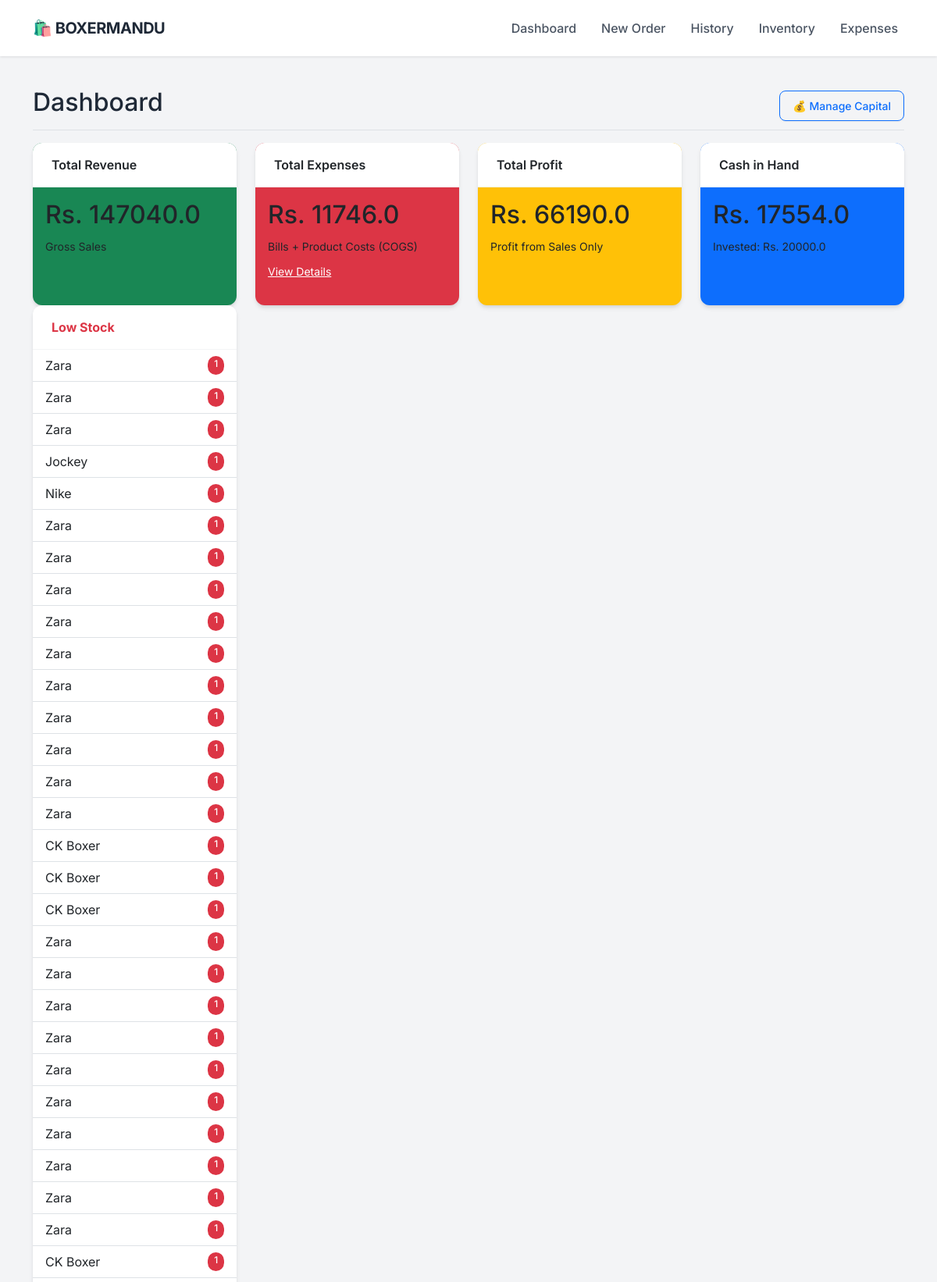
The page / (upper part) on the database its author committed.
### app.py (models this page shows)
class Product(db.Model):
    id = db.Column(db.Integer, primary_key=True)
    sku = db.Column(db.String(50), unique=True, nullable=True)
    name = db.Column(db.String(100), nullable=False)
    size = db.Column(db.String(10), nullable=False)
    cost_price = db.Column(db.Float, default=0.0)
    price = db.Column(db.Float, nullable=False)
    stock = db.Column(db.Integer, default=0)
    image = db.Column(db.String(100), nullable=True)

### app.py (the view)
@app.route('/')
def dashboard():
    total_investment = db.session.query(db.func.sum(Investment.amount)).scalar() or 0
    total_sales = db.session.query(db.func.sum(Order.total_amount)).scalar() or 0
    manual_expenses = db.session.query(db.func.sum(Expense.amount)).scalar() or 0
    current_inventory_cost = 0
    products = Product.query.all()
    for p in products:
        current_inventory_cost += (p.stock * p.cost_price)
    gross_profit = db.session.query(db.func.sum(Order.profit)).scalar() or 0
    cost_of_sold_goods = total_sales - gross_profit
    total_product_spend = current_inventory_cost + cost_of_sold_goods
    cash_in_hand = (total_investment + total_sales) - (total_product_spend + manual_expenses)
    net_profit = gross_profit # As you requested previously (Sales Profit only)
    recent_orders = Order.query.order_by(Order.date.desc()).limit(5).all()
    low_stock = Product.query.filter(Product.stock < 2, Product.stock > 0).all()
    out_of_stock = Product.query.filter(Product.stock == 0).all()
    investments = Investment.query.order_by(Investment.date.desc()).all()
    return render_template('dashboard.html',
                           sales=total_sales,
                           gross_profit=gross_profit,
                           expenses=manual_expenses,
                           net_profit=net_profit,
                           cash_in_hand=cash_in_hand, # <--- NEW DATA
                           total_investment=total_investment, # <--- NEW DATA
                           orders=recent_orders,
                           investments=investments,
                           low_stock=low_stock,
                           out_of_stock=out_of_stock)

### templates/dashboard.html (shortened to what this page needs)
{% extends "layout.html" %}
{% block content %}
<div class="d-flex justify-content-between flex-wrap flex-md-nowrap align-items-center pt-3 pb-2 mb-3 border-bottom">
    <h1 class="h2">Dashboard</h1>
    <div class="btn-toolbar mb-2 mb-md-0">
        <button type="button" class="btn btn-sm btn-outline-primary" data-bs-toggle="modal" data-bs-target="#investmentHistoryModal">
    💰 Manage Capital
</button>
    </div>
</div>
<div class="row mb-4">
    <div class="col-md-3">
        <div class="card text-dark bg-success mb-3 h-100">
            <div class="card-header">Total Revenue</div>
            <div class="card-body">
                <h2 class="card-title">Rs. {{ sales }}</h2>
                <small>Gross Sales</small>
            </div>
        </div>
    </div>
    <div class="col-md-3">
        <div class="card text-dark bg-danger mb-3 h-100">
            <div class="card-header">Total Expenses</div>
            <div class="card-body">
                <h2 class="card-title">Rs. {{ expenses }}</h2>
                <small>Bills + Product Costs (COGS)</small> <div class="mt-2">
                    <a href="/expenses" class="text-white text-decoration-underline small">View Details</a>
                </div>
            </div>
        </div>
    </div>
    <div class="col-md-3">
        <div class="card text-dark bg-warning mb-3 h-100">
            <div class="card-header">Total Profit</div>
            <div class="card-body">
                <h2 class="card-title">Rs. {{ net_profit }}</h2>
                <small>Profit from Sales Only</small>
            </div>
        </div>
    </div>
    <div class="col-md-3">
        <div class="card text-dark bg-primary mb-3 h-100">
            <div class="card-header">Cash in Hand</div>
            <div class="card-body">
                <h2 class="card-title">Rs. {{ cash_in_hand }}</h2>
                <small>Invested: Rs. {{ total_investment }}</small>
            </div>
        </div>
    </div>
    <div class="col-md-3">
        <div class="card border-danger h-100">
            <div class="card-header bg-transparent text-danger fw-bold">Low Stock</div>
            <ul class="list-group list-group-flush list-group-sm">
                {% for item in low_stock %}
                <li class="list-group-item d-flex justify-content-between">
                    <span>{{ item.name }}</span>
                    <span class="badge bg-danger rounded-pill">{{ item.stock }}</span>
                </li>
                {% endfor %}
            </ul>
        </div>
    </div>
</div>
{% endblock %}

### templates/layout.html (style rules this page uses)
:root { --primary-color: #2563eb; --bg-color: #f3f4f6; --text-dark: #1f2937; --card-shadow: 0 4px 6px -1px rgba(0, 0, 0, 0.1), 0 2px 4px -1px rgba(0, 0, 0, 0.06); }
body { font-family: 'Inter', sans-serif; background-color: var(--bg-color); color: var(--text-dark); }
.card { border: none; border-radius: 12px; box-shadow: var(--card-shadow); background: #ffffff; transition: transform 0.2s; }
.card-header { background-color: #ffffff; border-bottom: 1px solid #f3f4f6; font-weight: 600; padding: 1rem 1.5rem; border-radius: 12px 12px 0 0 !important; }
.btn { border-radius: 8px; font-weight: 500; padding: 0.5rem 1rem; box-shadow: 0 1px 2px 0 rgba(0, 0, 0, 0.05); }
.badge { padding: 0.35em 0.65em; font-weight: 500; border-radius: 6px; }

### rows shown on the page
Product: name "Zara", stock "1"
Product: name "Zara", stock "1"
Product: name "Zara", stock "1"
Product: name "Jockey", stock "1"
Product: name "Nike", stock "1"
Product: name "Zara", stock "1"
Product: name "Zara", stock "1"
Product: name "Zara", stock "1"
Product: name "Zara", stock "1"
Product: name "Zara", stock "1"
Product: name "Zara", stock "1"
Product: name "Zara", stock "1"
Product: name "Zara", stock "1"
Product: name "Zara", stock "1"
Product: name "Zara", stock "1"
Product: name "CK Boxer", stock "1"
Product: name "CK Boxer", stock "1"
Product: name "CK Boxer", stock "1"
Product: name "Zara", stock "1"
Product: name "Zara", stock "1"
Product: name "Zara", stock "1"
Product: name "Zara", stock "1"
Product: name "Zara", stock "1"
Product: name "Zara", stock "1"
Product: name "Zara", stock "1"
Product: name "Zara", stock "1"
Product: name "Zara", stock "1"
Product: name "Zara", stock "1"
Product: name "CK Boxer", stock "1"

### other values the page prints
{{ sales }} "147040.0"
{{ expenses }} "11746.0"
{{ net_profit }} "66190.0"
{{ cash_in_hand }} "17554.0"
{{ total_investment }} "20000.0"
